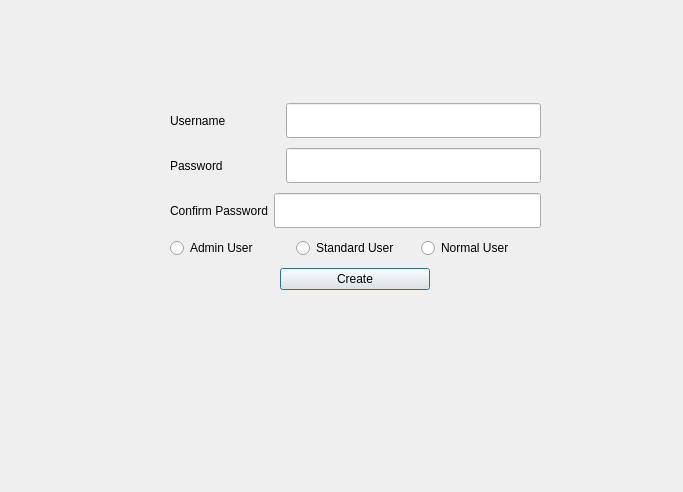
<?xml version="1.0" encoding="UTF-8"?>
<ui version="4.0">
 <class>NewUserPrevilege</class>
 <widget class="QDialog" name="NewUserPrevilege">
  <property name="geometry">
   <rect>
    <x>0</x>
    <y>0</y>
    <width>683</width>
    <height>492</height>
   </rect>
  </property>
  <property name="windowTitle">
   <string>Dialog</string>
  </property>
  <widget class="QWidget" name="layoutWidget">
   <property name="geometry">
    <rect>
     <x>170</x>
     <y>50</y>
     <width>371</width>
     <height>293</height>
    </rect>
   </property>
   <layout class="QVBoxLayout" name="verticalLayout_2">
    <item>
     <layout class="QVBoxLayout" name="verticalLayout">
      <item>
       <spacer name="verticalSpacer_5">
        <property name="orientation">
         <enum>Qt::Vertical</enum>
        </property>
        <property name="sizeType">
         <enum>QSizePolicy::Fixed</enum>
        </property>
        <property name="sizeHint" stdset="0">
         <size>
          <width>20</width>
          <height>2</height>
         </size>
        </property>
       </spacer>
      </item>
      <item>
       <layout class="QHBoxLayout" name="horizontalLayout">
        <item>
         <widget class="QLabel" name="label">
          <property name="text">
           <string>Username</string>
          </property>
         </widget>
        </item>
        <item>
         <spacer name="horizontalSpacer">
          <property name="orientation">
           <enum>Qt::Horizontal</enum>
          </property>
          <property name="sizeType">
           <enum>QSizePolicy::Fixed</enum>
          </property>
          <property name="sizeHint" stdset="0">
           <size>
            <width>54</width>
            <height>20</height>
           </size>
          </property>
         </spacer>
        </item>
        <item>
         <widget class="QLineEdit" name="lineEdit_newuser">
          <property name="sizePolicy">
           <sizepolicy hsizetype="MinimumExpanding" vsizetype="Fixed">
            <horstretch>0</horstretch>
            <verstretch>0</verstretch>
           </sizepolicy>
          </property>
          <property name="minimumSize">
           <size>
            <width>0</width>
            <height>35</height>
           </size>
          </property>
         </widget>
        </item>
       </layout>
      </item>
      <item>
       <spacer name="verticalSpacer">
        <property name="orientation">
         <enum>Qt::Vertical</enum>
        </property>
        <property name="sizeType">
         <enum>QSizePolicy::Fixed</enum>
        </property>
        <property name="sizeHint" stdset="0">
         <size>
          <width>20</width>
          <height>4</height>
         </size>
        </property>
       </spacer>
      </item>
      <item>
       <layout class="QHBoxLayout" name="horizontalLayout_2">
        <item>
         <widget class="QLabel" name="label_2">
          <property name="text">
           <string>Password</string>
          </property>
         </widget>
        </item>
        <item>
         <spacer name="horizontalSpacer_2">
          <property name="orientation">
           <enum>Qt::Horizontal</enum>
          </property>
          <property name="sizeType">
           <enum>QSizePolicy::Fixed</enum>
          </property>
          <property name="sizeHint" stdset="0">
           <size>
            <width>57</width>
            <height>20</height>
           </size>
          </property>
         </spacer>
        </item>
        <item>
         <widget class="QLineEdit" name="lineEdit_pass">
          <property name="sizePolicy">
           <sizepolicy hsizetype="MinimumExpanding" vsizetype="Fixed">
            <horstretch>0</horstretch>
            <verstretch>0</verstretch>
           </sizepolicy>
          </property>
          <property name="minimumSize">
           <size>
            <width>0</width>
            <height>35</height>
           </size>
          </property>
         </widget>
        </item>
       </layout>
      </item>
      <item>
       <spacer name="verticalSpacer_3">
        <property name="orientation">
         <enum>Qt::Vertical</enum>
        </property>
        <property name="sizeType">
         <enum>QSizePolicy::Fixed</enum>
        </property>
        <property name="sizeHint" stdset="0">
         <size>
          <width>20</width>
          <height>4</height>
         </size>
        </property>
       </spacer>
      </item>
      <item>
       <layout class="QHBoxLayout" name="horizontalLayout_3">
        <item>
         <widget class="QLabel" name="label_3">
          <property name="text">
           <string>Confirm Password</string>
          </property>
         </widget>
        </item>
        <item>
         <widget class="QLineEdit" name="lineEdit_3">
          <property name="sizePolicy">
           <sizepolicy hsizetype="MinimumExpanding" vsizetype="Fixed">
            <horstretch>0</horstretch>
            <verstretch>0</verstretch>
           </sizepolicy>
          </property>
          <property name="minimumSize">
           <size>
            <width>0</width>
            <height>35</height>
           </size>
          </property>
         </widget>
        </item>
       </layout>
      </item>
      <item>
       <spacer name="verticalSpacer_4">
        <property name="orientation">
         <enum>Qt::Vertical</enum>
        </property>
        <property name="sizeType">
         <enum>QSizePolicy::Fixed</enum>
        </property>
        <property name="sizeHint" stdset="0">
         <size>
          <width>20</width>
          <height>4</height>
         </size>
        </property>
       </spacer>
      </item>
      <item>
       <layout class="QHBoxLayout" name="horizontalLayout_4">
        <item>
         <widget class="QRadioButton" name="radioButton_admin">
          <property name="text">
           <string>Admin User</string>
          </property>
         </widget>
        </item>
        <item>
         <widget class="QRadioButton" name="radioButton_standard">
          <property name="text">
           <string>Standard User</string>
          </property>
         </widget>
        </item>
        <item>
         <widget class="QRadioButton" name="radioButton_normal">
          <property name="text">
           <string>Normal User</string>
          </property>
         </widget>
        </item>
       </layout>
      </item>
      <item>
       <spacer name="verticalSpacer_6">
        <property name="orientation">
         <enum>Qt::Vertical</enum>
        </property>
        <property name="sizeType">
         <enum>QSizePolicy::Fixed</enum>
        </property>
        <property name="sizeHint" stdset="0">
         <size>
          <width>20</width>
          <height>4</height>
         </size>
        </property>
       </spacer>
      </item>
      <item>
       <layout class="QHBoxLayout" name="horizontalLayout_5">
        <item>
         <spacer name="horizontalSpacer_3">
          <property name="orientation">
           <enum>Qt::Horizontal</enum>
          </property>
          <property name="sizeType">
           <enum>QSizePolicy::Fixed</enum>
          </property>
          <property name="sizeHint" stdset="0">
           <size>
            <width>100</width>
            <height>20</height>
           </size>
          </property>
         </spacer>
        </item>
        <item>
         <widget class="QPushButton" name="pushButton_create">
          <property name="sizePolicy">
           <sizepolicy hsizetype="Fixed" vsizetype="Fixed">
            <horstretch>0</horstretch>
            <verstretch>0</verstretch>
           </sizepolicy>
          </property>
          <property name="maximumSize">
           <size>
            <width>150</width>
            <height>16777215</height>
           </size>
          </property>
          <property name="text">
           <string>Create</string>
          </property>
         </widget>
        </item>
        <item>
         <spacer name="horizontalSpacer_4">
          <property name="orientation">
           <enum>Qt::Horizontal</enum>
          </property>
          <property name="sizeType">
           <enum>QSizePolicy::Fixed</enum>
          </property>
          <property name="sizeHint" stdset="0">
           <size>
            <width>100</width>
            <height>20</height>
           </size>
          </property>
         </spacer>
        </item>
       </layout>
      </item>
     </layout>
    </item>
    <item>
     <spacer name="verticalSpacer_2">
      <property name="orientation">
       <enum>Qt::Vertical</enum>
      </property>
      <property name="sizeType">
       <enum>QSizePolicy::Fixed</enum>
      </property>
      <property name="sizeHint" stdset="0">
       <size>
        <width>20</width>
        <height>2</height>
       </size>
      </property>
     </spacer>
    </item>
   </layout>
  </widget>
 </widget>
 <resources/>
 <connections/>
</ui>
